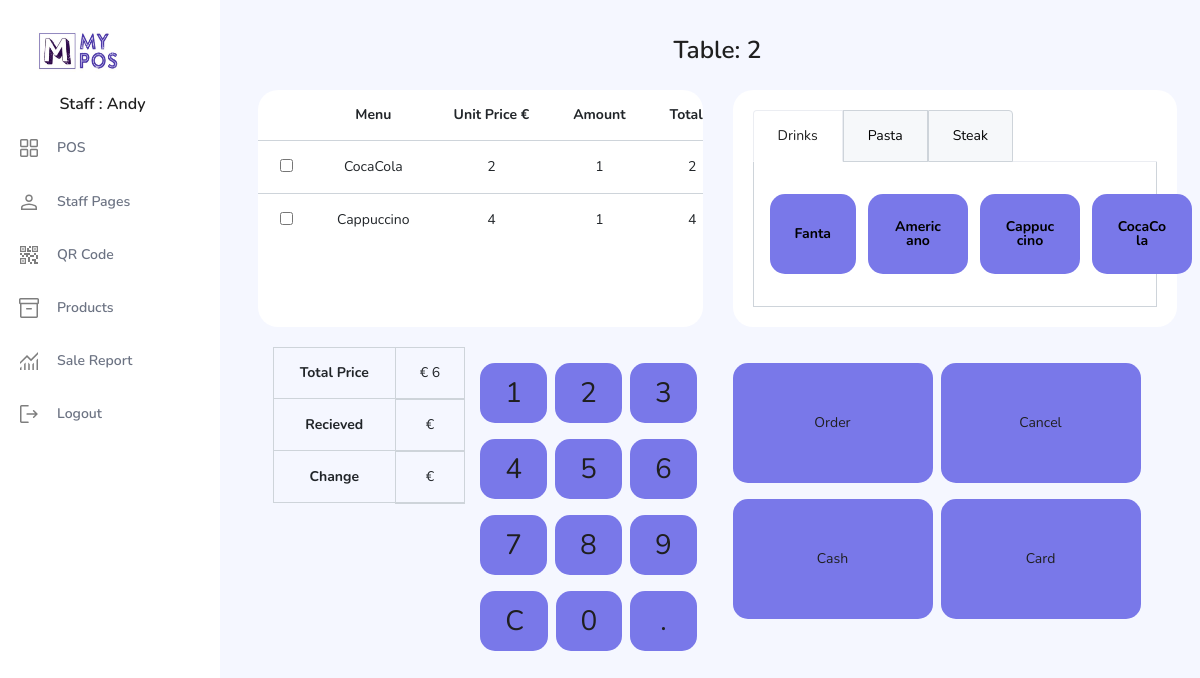
The page /orderPayment.php?tableNum=2 (signed in) on the database its author committed.
### tables this page shows
CREATE TABLE `purchase_order` (
  `id` int(11) NOT NULL,
  `table_number` int(22) NOT NULL,
  `product_name` varchar(11) NOT NULL,
  `quantity` int(11) NOT NULL,
  `unit_price` decimal(10,0) NOT NULL,
  `sub_total` decimal(10,0) NOT NULL,
  `isdone` varchar(11) DEFAULT NULL,
  `date` timestamp NOT NULL DEFAULT current_timestamp()
);

CREATE TABLE `product` (
  `product_id` int(11) NOT NULL,
  `product_name` varchar(20) NOT NULL,
  `description` varchar(200) NOT NULL,
  `category_name` varchar(11) NOT NULL,
  `product_unit_price` decimal(6,0) NOT NULL,
  `image` blob NOT NULL
);

### db.php (called while the page is built)
<?php
$conn = new mysqli("localhost", "root", "", "pos");
$conn->set_charset("utf8");
function messagQueue($sql){
   global $conn;
   return $conn->query($sql);
}
?>

### orderPayment.php (the view, shortened to what this page needs)
<?php
  include "db.php";
  $tableNum =$_GET['tableNum'];
  $sqlDrinks = messagQueue("SELECT product_name,product_id FROM product WHERE category_name = 'Drinks' ");
  $orderDisplaysql = messagQueue("SELECT * FROM purchase_order WHERE table_number = '".$tableNum."' ");
?>
<!DOCTYPE html>
<html lang="en">
<head>
  <link rel="stylesheet" href="css/vertical-layout-light/style.css">
</head>
<body>
    <div class="row">
      <nav class="sidebar sidebar-offcanvas" id="sidebar">
        <ul class="nav">
            <a class="navbar-brand brand-logo mr-5" href="tableOrders.php"><img src="../images/logo.jpg" width="82.69" height="44" alt="logo"/></a>
            <br><h5>Staff : <?php echo $_SESSION['username'] ?></h5>
          <li class="nav-item">
            <a class="nav-link" href="tableOrders.php">
            <i class="menu-icon"><img src="images/pos.svg"  width="24" height="24"></i>
              <span class="menu-title">POS</span>
            </a>
          </li>
          <li class="nav-item">
            <a class="nav-link" href="pages/userProfile/userProfile.php">
            <i class="menu-icon"><img src="images/user.svg"  width="24" height="24"></i>
                <span class="menu-title">Staff Pages</span>
            </a>
          </li>
          <li class="nav-item">
            <a class="nav-link"  href="pages/qr/qr.php">
            <i class="menu-icon"><img src="images/qrcode.svg"  width="24" height="24"></i>
              <span class="menu-title">QR Code</span>
            </a>
          </li>
          <li class="nav-item">
            <a class="nav-link" href="pages/products/products.php">
            <i class="menu-icon"><img src="images/product.svg"  width="24" height="24"></i>
              <span class="menu-title">Products</span>
            </a>
          </li>
          <li class="nav-item">
            <a class="nav-link"  href="reportChart.php" >
            <i class="menu-icon"><img src="images/sales.svg"  width="24" height="24"></i>
              <span class="menu-title">Sale Report</span>
            </a>
          </li>
          <li class="nav-item">
            <a class="nav-link"  href="../../pages/qr/qr.html">
            <i class="menu-icon"><img src="images/logout.svg"  width="24" height="24"></i>
              <span class="menu-title">Logout</span>
            </a>
          </li>
      </nav>
      <div class="main-panel">
        <div class="content-wrapper">
          <h3 tableNum="<?php echo $tableNum;?>">Table: <?php echo $tableNum;?></h3>
          <div class="row">
            <div class="col-md-6 grid-margin stretch-card" id="partReload">
              <div class="card">
							  <div class="table-responsive">
                    <table class="table" id="partReload">
                      <thead>
                        <tr>
                          <th>
                          </th>
                          <th>Menu</th>
                          <th>Unit Price €</th>
                          <th>Amount</th>
                          <th>Total €</th>
                        </tr>
                      </thead>
                      <tbody id="displayContainer">
                        <?php
                          $totalSumDisplay = 0;
                        while ($row = $orderDisplaysql->fetch_assoc())
                        {
                          $eachSum =  $row['sub_total'];
                          $totalSumDisplay = $totalSumDisplay + $eachSum;
                        ?>
                          <tr indexId="<?php echo $row['id']; ?>" >
                            <th class="checkboxTh">
                                <input class="checkbox" type="checkbox" indexId="<?php echo $row['id']; ?>">
                            </th>
                            <td><?php echo $row['product_name']; ?></td>
                            <td><?php echo $row['unit_price']; ?></td>
                            <td><?php echo $row['quantity']; ?></td>
                            <td><?php echo $row['sub_total']; ?></td>
                          </tr>
                        <?php
                        }
                        ?>
                      </tbody>
                    </table>
                </div>
              </div>
            </div>
            <div class="col-md-6 grid-margin stretch-card">
							<div class="card">
								<div class="card-body">
									<ul class="nav nav-tabs" role="tablist">
                      <li class="nav-item">
                          <a class="nav-link active" id="home-tab" data-toggle="tab" href="#home-1" role="tab" aria-controls="home-1" >Drinks</a>
                      </li>
                      <li class="nav-item">
                        <a class="nav-link" id="profile-tab" data-toggle="tab" href="#profile-1" role="tab" aria-controls="profile-1" >Pasta</a>
                      </li>
                      <li class="nav-item">
                          <a class="nav-link" id="contact-tab" data-toggle="tab" href="#contact-1" role="tab" aria-controls="contact-1" >Steak</a>
                      </li>
                  </ul>
									<div class="tab-content">
                        <div class="tab-pane fade active show" id="home-1" role="tabpanel" aria-labelledby="home-tab">
                            <div class="media">
                              <?php
                              while ($row = $sqlDrinks->fetch_assoc())
                              {
                              ?>
                                <button type="button" tableNum="<?php echo $tableNum; ?>"  id="<?php echo $row['product_id']; ?>" value="<?php echo $row['product_name']; ?>" class="btn btn-menuTapBtn" ><?php echo $row['product_name']; ?></button>
                              <?php
                              }
                              ?>
                            </div>
                        </div>
                  </div>
                </div>
							</div>
						</div>
          <div class="col-md-6 grid-margin stretch-card">
            <div class="col-md-6 grid-margin stretch-card">
              <table class="table table-bordered">
                <thead>
                  <tr>
                    <th>
                      Total Price
                    </th>
                    <td id="totalPrice">
                    € <?php echo $totalSumDisplay;?>
                    </td>
                  </tr>
                  <tr>
                    <th>
                      Recieved
                    </th>
                    <td type="text" name="value" id="pressedNumDisplay" class="pressedNumDisplay">€
                    </td>
                  </tr>
                  <tr>
                    <th>
                      Change
                    </th>
                    <td id="changes">
                    €
                    </td>
                  </tr>
                </thead>
                <tbody>
                </tbody>
              </table>
            </div>
            <div>
                <div class="template-demo d-flex justify-content-between flex-nowrap">
                  <button type="button" value="1" class="btn btn-number1Btn">1</button>
                  <button type="button"  class="btn btn-number1Btn">2</button>
                  <button type="button"  class="btn btn-number1Btn">3</button>
                </div>
                <div class="template-demo d-flex justify-content-between flex-nowrap">
                  <button type="button" class="btn btn-number1Btn">4</button>
                  <button type="button" class="btn btn-number1Btn">5</button>
                  <button type="button" class="btn btn-number1Btn">6</button>
                </div>
                <div class="template-demo d-flex justify-content-between flex-nowrap">
                  <button type="button" class="btn btn-number1Btn">7</button>
                  <button type="button" class="btn btn-number1Btn">8</button>
                  <button type="button" class="btn btn-number1Btn">9</button>
                </div>
                <div class="template-demo d-flex justify-content-between flex-nowrap">
                  <button type="button" class="btn btn-number1Btn" id="C">C</button>
                  <button type="button" class="btn btn-number1Btn">0</button>
                  <button type="button" class="btn btn-number1Btn">.</button>
                </div>
            </div>
      </div>
      <div class="col-md-6 grid-margin stretch-card">
        <div>
          <div class="template-demo d-flex justify-content-between flex-nowrap">
            <button type="button" class="btn btn-orderBtn" onClick="tableOrderPage()">Order</button>
            <button type="button" class="btn btn-cancelBtn">Cancel</button>
          </div>
          <div class="template-demo d-flex justify-content-between flex-nowrap" tableNum="<?php echo $tableNum; ?>">
            <button type="button" class="btn btn-cardBtn" id="byCash" onClick="cashBtn();"> Cash</button>
            <button type="button" class="btn btn-cardBtn" id="byCard" onClick="cardAlertAndTableOrderPage();"> Card</button>
          </div>
        </div>
      </div>
        </div>
      </div>
    </div>
</body>
</html>

### rows shown on the page
purchase_order: product_name "CocaCola", unit_price "2", quantity "1", sub_total "2"
purchase_order: product_name "Cappuccino", unit_price "4", quantity "1", sub_total "4"
product: product_name "Fanta"
product: product_name "Americano"
product: product_name "Cappuccino"
product: product_name "CocaCola"

### other values the page prints
$_SESSION['username'] "Andy"
$tableNum "2"
$totalSumDisplay "6"
